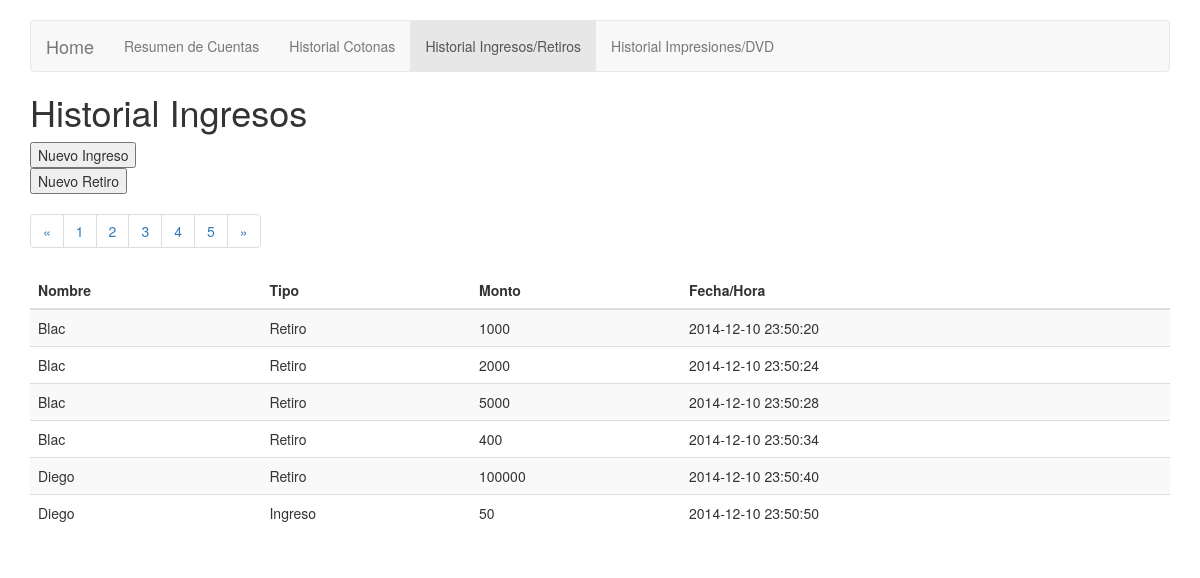
Page /ingresosretiros (signed in) on the committed database.
### models.py (models this page shows)
class Ingresos(peewee.Model):
    name = peewee.CharField()
    tipo = peewee.CharField()
    monto = peewee.IntegerField()
    date = peewee.DateTimeField()
    class Meta:
        database = database

### home.py (the view)
@app.route('/ingresosretiros', defaults={'ingresosretiros': 1}, methods=['GET', 'POST'])
@app.route('/ingresosretiros/<int:ingresosretiros>', methods=['GET', 'POST'])
def ingreso(ingresosretiros):
    if current_user.is_authenticated():
        return render_template('ingresosretiros.html', ingresos=Ingresos.select().paginate(ingresosretiros, 10))
    else:
        return redirect(url_for("login"))

### home.py (called while the page is built)
@login_manager.user_loader
def load_user(id):
    try:
        return User.get(id=int(id))
    except User.DoesNotExist:
        return None

### models.py (called while the page is built)
    def is_authenticated(self):
        return True

### templates/ingresosretiros.html (shortened to what this page needs)
<!DOCTYPE html>
<html lang="en">
  <head>
    <link href="{{ url_for('static', filename='css/bootstrap.min.css') }}" rel="stylesheet" media="screen">
    <link href="{{ url_for('static', filename='css/navbar.css') }}" rel="stylesheet">
    <link href="{{ url_for('static', filename='css/main.css') }}" rel="stylesheet" media="screen">
</head>
<body>
  <div class="container">
  <nav class="navbar navbar-default" role="navigation">
  <div class="container-fluid">
    <div class="navbar-header">
      <a class="navbar-brand" href="/">Home</a>
    </div>
    <div class="collapse navbar-collapse" id="bs-example-navbar-collapse-1">
      <ul class="nav navbar-nav">
        <li><a href="/cuentas">Resumen de Cuentas</a></li>
        <li><a href="/listacotonas">Historial Cotonas</a></li>
        <li class="active"><a href="/ingresosretiros">Historial Ingresos/Retiros<span class="sr-only">(current)</span></a></li>
          <li><a href="/impresiones">Historial Impresiones/DVD</a></li>
      </ul>
    </div>
  </div>
</nav>
        <h1>Historial Ingresos</h1>
        <form action="/nuevodinero">
        <input type="submit" value="Nuevo Ingreso">
        </form>
        <form action="/nuevoretiro">
        <input type="submit" value="Nuevo Retiro">
        </form>
<ul class="pagination">
  <li><a href="#">&laquo;</a></li>
  <li><a href="/ingresosretiros/1">1</a></li>
  <li><a href="/ingresosretiros/2">2</a></li>
  <li><a href="/ingresosretiros/3">3</a></li>
  <li><a href="/ingresosretiros/4">4</a></li>
  <li><a href="/ingresosretiros/5">5</a></li>
  <li><a href="#">&raquo;</a></li>
</ul>
        <div class="table-responsive">
            <table class="table table-striped">
            <thead>
                <tr>
                  <th>Nombre</th>
                  <th>Tipo</th>
                  <th>Monto</th>
                  <th>Fecha/Hora</th>
                </tr>
            </thead>
            <tbody>
            {% for ingreso in ingresos %}
            <tr>
                <td>{{ ingreso.name }}</td>
                <td>{{ ingreso.tipo }}</td>
                <td>{{ ingreso.monto }}</td>
                <td>{{ ingreso.date }}</td>
            </tr>
            {% endfor %}
            </tbody>
            </table>
        </div>
        </div>
</body>
</html>

### static/css/navbar.css (style rules this page uses)
body { padding-top: 20px; padding-bottom: 20px; }
.navbar { margin-bottom: 20px; }

### rows in the picture
Ingresos: name "Blac", tipo "Retiro", monto "1000", date "2014-12-10 23:50:20"
Ingresos: name "Blac", tipo "Retiro", monto "2000", date "2014-12-10 23:50:24"
Ingresos: name "Blac", tipo "Retiro", monto "5000", date "2014-12-10 23:50:28"
Ingresos: name "Blac", tipo "Retiro", monto "400", date "2014-12-10 23:50:34"
Ingresos: name "Diego", tipo "Retiro", monto "100000", date "2014-12-10 23:50:40"
Ingresos: name "Diego", tipo "Ingreso", monto "50", date "2014-12-10 23:50:50"
